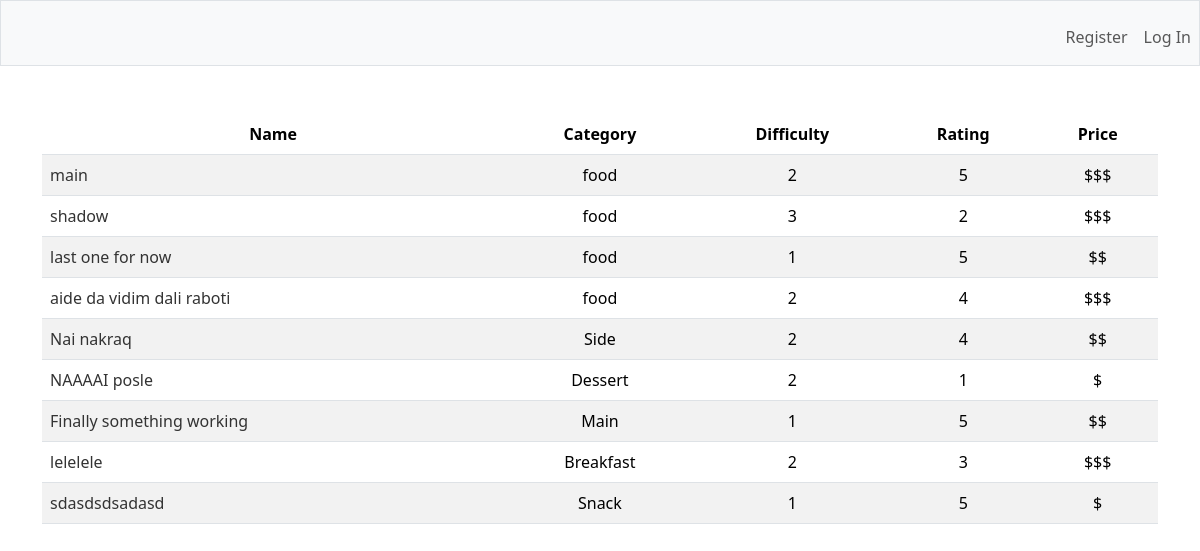
Screenshot of /browse with the database file from the repository.
### tables this page shows
CREATE TABLE recipes (
        id INTEGER PRIMARY KEY AUTOINCREMENT,
        user_id INTEGER,
        name TEXT NOT NULL,
        description TEXT,
        total_time INTEGER,
        category TEXT,
        instructions TEXT,
        difficulty INTEGER,
        rating INTEGER,
        price TEXT,
        last_cooked DATE,
        FOREIGN KEY(user_id) REFERENCES users(id)
    );

### app.py (the view)
@app.route('/browse')
def browse():
    rows = g.c.execute('SELECT id, name, category, difficulty, rating, price FROM recipes').fetchall()
    return render_template('browse.html', rows=rows, columns=BCOLUMNS)

### app.py (called while the page is built)
@app.before_request
def before_request():
    g.db = sqlite3.connect('database.db')
    g.c = g.db.cursor()

@app.teardown_request
def teardown_request(exception):
    db = getattr(g, 'db', None)
    if db is not None:
        db.close()

@app.after_request
def after_request(response):
    response.headers['Cache-Control'] = 'no-cache, no-store, must-revalidate'
    response.headers['Pragma'] = 'no-cache'
    response.headers['Expires'] = '0'
    return response

### templates/browse.html
{% extends "layout.html" %} {% block title %} {% endblock %} {% block main %}
<table class="table table-striped">
  <thead>
    <tr>
      {% for c in columns %}
      <th scope="col">
        {{ c.capitalize() }}
      </th>
      {% endfor %}
    </tr>
  </thead>
  <tbody>
    {% for row in rows: %}
    <tr>
      <td class="text-start">
        <a href="/recipe/{{ row[0] }}">{{ row[1] }}</a>
      </td>
      <td>{{ row[2] }}</td>
      <td>{{ row[3] }}</td>
      <td>{{ row[4] }}</td>
      <td>{{ row[5] }}</td>
    </tr>
    {% endfor %}
  </tbody>
</table>
{% endblock %}

### static/styles.css (style rules this page uses)
a { text-decoration: none; color: #333; }

### rows the page displays
recipes: name "main", category "food", difficulty "2", rating "5", price "$$$"
recipes: name "shadow", category "food", difficulty "3", rating "2", price "$$$"
recipes: name "last one for now", category "food", difficulty "1", rating "5", price "$$"
recipes: name "aide da vidim dali raboti", category "food", difficulty "2", rating "4", price "$$$"
recipes: name "Nai nakraq", category "Side", difficulty "2", rating "4", price "$$"
recipes: name "NAAAAI posle", category "Dessert", difficulty "2", rating "1", price "$"
recipes: name "Finally something working", category "Main", difficulty "1", rating "5", price "$$"
recipes: name "lelelele", category "Breakfast", difficulty "2", rating "3", price "$$$"
recipes: name "sdasdsdsadasd", category "Snack", difficulty "1", rating "5", price "$"

### other values shown
{{ c.capitalize() }} "Name" "Category" "Difficulty" "Rating" "Price"
